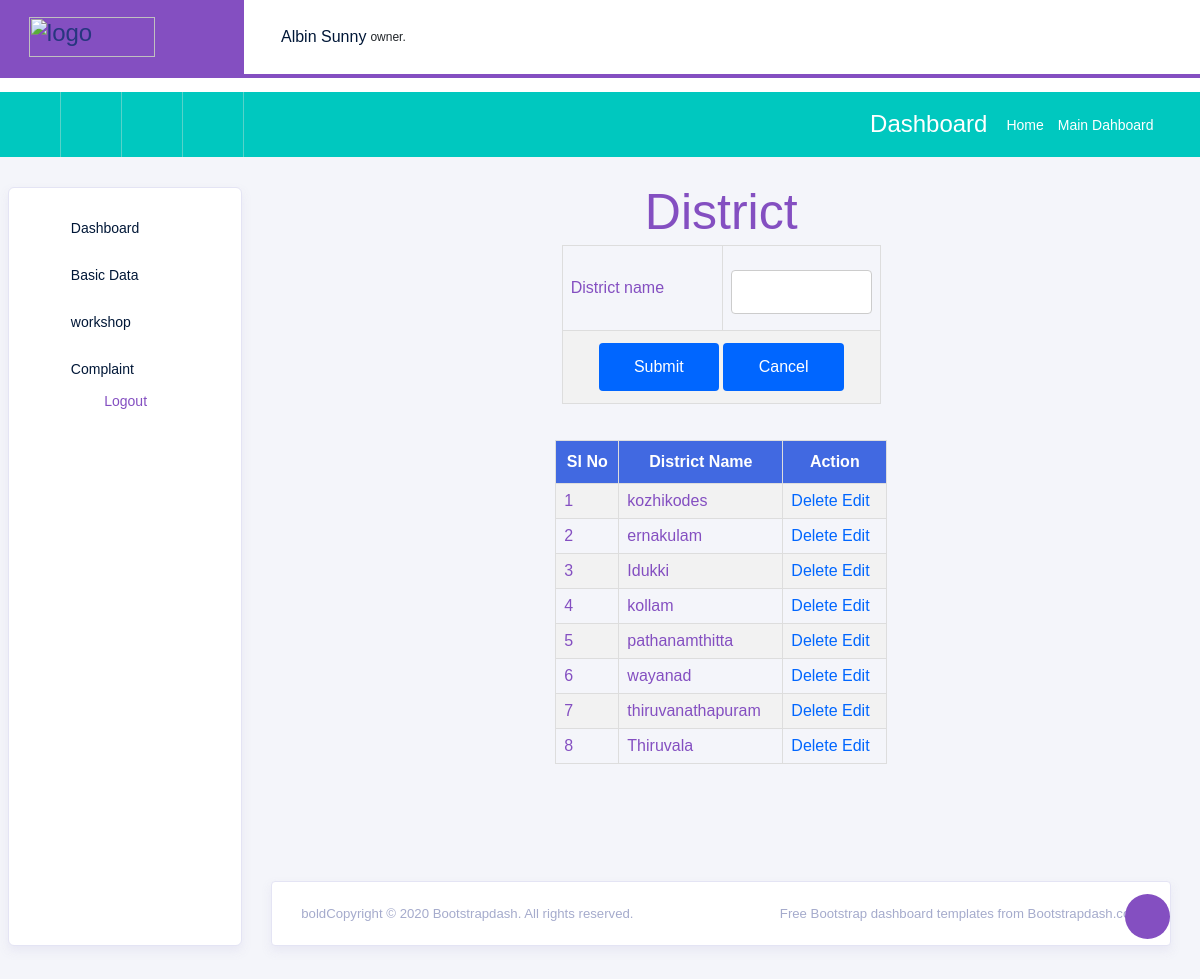
The page /Project/admin/District.php on the database its author committed.
### tables this page shows
CREATE TABLE `tbl_district` (
  `district_id` int(11) NOT NULL,
  `district_name` varchar(50) NOT NULL
);

### Project/admin/District.php (the view, shortened to what this page needs)
+<?php
include('../Assets/Connection/Connection.php');
$ename="";
include("Head.php");
        ?><script>
<!DOCTYPE html PUBLIC "-//W3C//DTD XHTML 1.0 Transitional//EN" "http://www.w3.org/TR/xhtml1/DTD/xhtml1-transitional.dtd">
<html xmlns="http://www.w3.org/1999/xhtml">
<head>
</head>
<body>
    <h1 align="center" style="color:#844fc1">District</h1>
    <form id="form1" name="form1" method="post" action="">
      <table width="319" height="120" border="1">
        <tr>
          <td width="92">District name</td>
          <td width="90"><label for="txtDistrict"></label>
          <input type="text" name="txtDistrict" id="txtDistrict" value="<?php echo $ename ?>"
                 required pattern="^[A-Z]+[a-zA-Z ]*$" title="Name allows only alphabets, spaces, and must start with a capital letter" /> </td>
        </tr>
        <tr>
          <td colspan="2" align="center">
          <input type="submit" name="btnSubmit" id="btnSubmit" value="Submit" />
          <input type="submit" name="btnCancel" id="btnCancel" value="Cancel" />
          </td>
        </tr>
      </table>
      <br>
      <br>
      <table width="332" border="1">
        <tr>
        <th style="background-color: #4169E1; color: white; text-align: center;">Sl No</th>
        <th style="background-color: #4169E1; color: white; text-align: center;">District Name</th>
        <th style="background-color: #4169E1; color: white; text-align: center;">Action</th>
        </tr>
        <?php
        $i = 0;
        $sel = "select * from tbl_district";
        $result = $conn->query($sel);
        while($row = $result->fetch_assoc()) {
            $i++;
        ?>
        <tr>
          <td><?php echo $i ?></td>
          <td><?php echo $row['district_name'] ?></td>
          <td><a href="District.php?id=<?php echo $row['district_id'] ?>">Delete</a>
          <a href="District.php?Eid=<?php echo $row['district_id'] ?>">Edit</a></td>
        </tr>
        <?php } ?>
      </table>
    </form>
</body>
</html>
<?php
include("Foot.php");
?>

### Project/Assets/Templates/Admin/form.css (style rules this page uses)
#tab td, #tab th { border: 1px solid #ddd; padding: 8px; color:#844fc1; }
#tab a { color:#06F; }
#tab tr:nth-child(even) { background-color: #f2f2f2; }
#tab th { padding-top: 12px; padding-bottom: 12px; text-align: left; background-color: #844fc1; color: white; }
input[type=text],[type=password],[type=email],[type=date], select { width: 100%; padding: 12px 20px; margin: 8px 0; display: inline-block; border: 1px solid #ccc; border-radius: 4px; box-sizing: border-box; }
input[type=submit] { width: 40%; background-color: #06F; color: white; padding: 15px; margin: 4px 0; border: none; border-radius: 4px; cursor: pointer; }

### rows shown on the page
tbl_district: district_name "kozhikodes"
tbl_district: district_name "ernakulam"
tbl_district: district_name "Idukki"
tbl_district: district_name "kollam"
tbl_district: district_name "pathanamthitta"
tbl_district: district_name "wayanad"
tbl_district: district_name "thiruvanathapuram"
tbl_district: district_name "Thiruvala"
